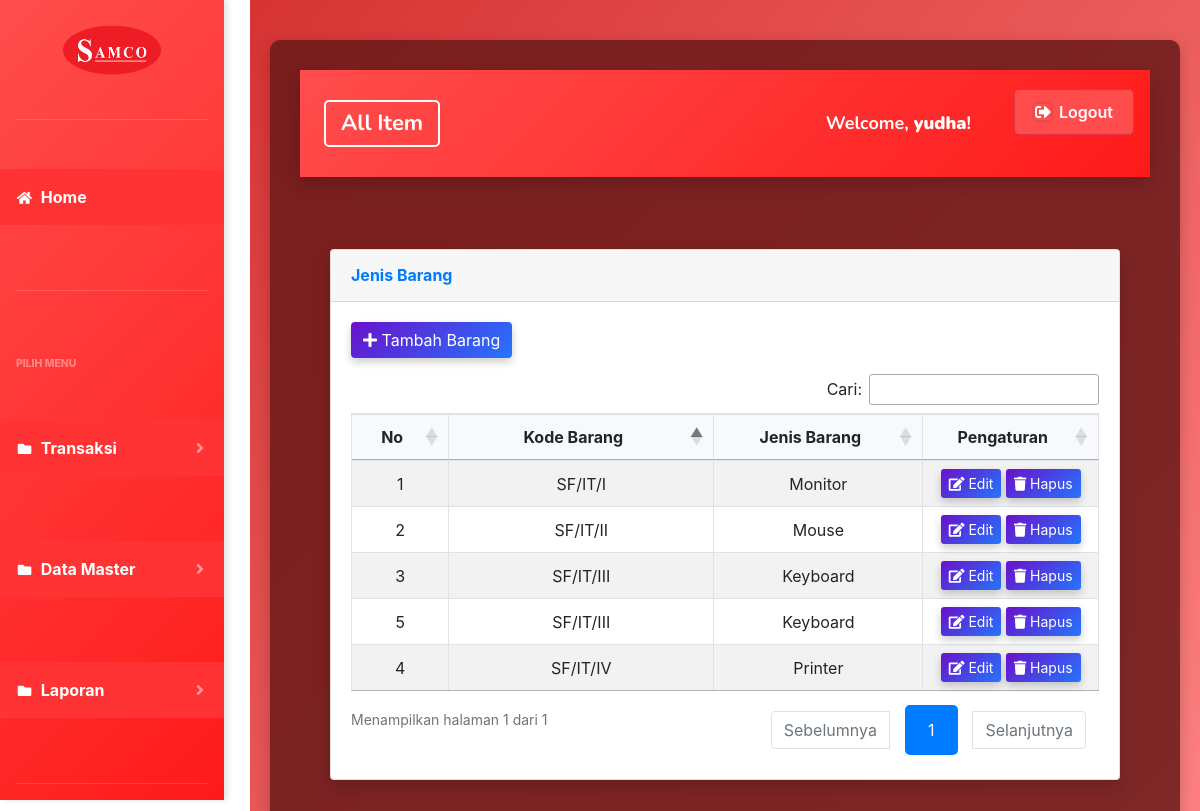
Screenshot of /index.php?page=jenisbarang (signed in) with the database file from the repository.
### tables this page shows
CREATE TABLE `jenis_barang` (
  `id` int(11) NOT NULL,
  `jenis_barang` varchar(100) NOT NULL,
  `code_barang` varchar(50) NOT NULL,
  `departemen` int(11) NOT NULL,
  `angka_romawi` varchar(10) NOT NULL
);

### page/jenisbarang/jenisbarang.php (the view, shortened to what this page needs)
<div class="container-fluid">
  <div class="card shadow mb-4">
    <div class="card-header py-3">
      <h6 class="m-0 font-weight-bold text-primary">Jenis Barang</h6>
    </div>
    <div class="card-body">
      <div class="mb-3">
        <a href="?page=jenisbarang&aksi=tambahjenis" class="btn btn-primary custom-btn">
          <i class="fas fa-plus me-2"></i> Tambah Barang
        </a>
      </div>
      <div class="table-responsive">
        <table class="table table-bordered table-striped" id="jenis_barang">
          <thead>
            <tr>
              <th style="width: 50px; text-align: center; vertical-align: middle;">No</th>
              <th style="width: 200px; text-align: center; vertical-align: middle;">Kode Barang</th>
              <th style="width: 150px; text-align: center; vertical-align: middle;">Jenis Barang</th>
              <th style="width: 120px; text-align: center; vertical-align: middle;">Pengaturan</th>
            </tr>
          </thead>
          <tbody>
            <?php
            $no = 1;
            $sql = $koneksi->query("SELECT * FROM jenis_barang");
            while ($data = $sql->fetch_assoc()) {
              ?>
              <tr>
                <td><?php echo $no++; ?></td>
                <td><?php echo htmlspecialchars($data['code_barang']); ?></td>
                <td><?php echo htmlspecialchars($data['jenis_barang']); ?></td>
                <td>
                  <a href="?page=jenisbarang&aksi=ubahjenis&id=<?php echo $data['id']; ?>"
                    class="btn btn-info btn-sm custom-btn">
                    <i class="fas fa-edit"></i> Edit
                  </a>
                  <a href="?page=jenisbarang&aksi=hapusjenis&id=<?php echo $data['id']; ?>"
                    class="btn btn-danger btn-sm custom-btn"
                    onclick="return confirm('Apakah anda yakin akan menghapus data ini?')">
                    <i class="fas fa-trash"></i> Hapus
                  </a>
                </td>
              </tr>
            <?php } ?>
          </tbody>
        </table>
      </div>
    </div>
  </div>
</div>

### index.php (style rules this page uses)
body { margin-left: 250px; transition: margin-left 0.3s ease; }

### page/jenisbarang/jenisbarang.php (style rules this page uses)
.custom-btn { background: linear-gradient(135deg, #6a11cb 0%, #2575fc 100%); color: white; border: none; box-shadow: 0 4px 8px rgba(0, 0, 0, 0.2); transition: transform 0.2s ease, box-shadow 0.2s ease; }
.table th, .table td { padding: 12px; text-align: center; vertical-align: middle; }
.table th:nth-child(1), .table td:nth-child(1) { width: 50px; }
.table th:nth-child(2), .table td:nth-child(2) { width: 200px; }
.table th:nth-child(3), .table td:nth-child(3) { width: 150px; }
.table th:nth-child(4), .table td:nth-child(4) { width: 120px; }
.table thead th { background-color: #f8f9fc; font-weight: bold; }

### rows the page displays
jenis_barang: code_barang "SF/IT/I", jenis_barang "Monitor"
jenis_barang: code_barang "SF/IT/II", jenis_barang "Mouse"
jenis_barang: code_barang "SF/IT/III", jenis_barang "Keyboard"
jenis_barang: code_barang "SF/IT/IV", jenis_barang "Printer"
jenis_barang: code_barang "SF/IT/III", jenis_barang "Keyboard"

### other values shown
$_SESSION['username'] "yudha"
